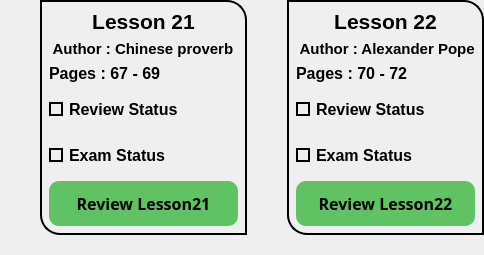
            <widget class="QWidget" name="widget_57" native="true">
             <property name="maximumSize">
              <size>
               <width>16777215</width>
               <height>280</height>
              </size>
             </property>
             <layout class="QHBoxLayout" name="horizontalLayout_13">
              <property name="spacing">
               <number>0</number>
              </property>
              <property name="leftMargin">
               <number>0</number>
              </property>
              <property name="topMargin">
               <number>0</number>
              </property>
              <property name="rightMargin">
               <number>0</number>
              </property>
              <property name="bottomMargin">
               <number>0</number>
              </property>
              <item>
               <widget class="QWidget" name="widget_61" native="true">
                <property name="styleSheet">
                 <string notr="true"/>
                </property>
                <layout class="QVBoxLayout" name="verticalLayout_47">
                 <property name="spacing">
                  <number>0</number>
                 </property>
                 <property name="leftMargin">
                  <number>40</number>
                 </property>
                 <property name="topMargin">
                  <number>0</number>
                 </property>
                 <property name="rightMargin">
                  <number>0</number>
                 </property>
                 <property name="bottomMargin">
                  <number>20</number>
                 </property>
                 <item>
                  <widget class="QWidget" name="widget_62" native="true">
                   <property name="styleSheet">
                    <string notr="true">border-bottom-left-radius:20px;
border-top-right-radius:20px;
border:2px solid black;
</string>
                   </property>
                   <layout class="QVBoxLayout" name="verticalLayout_48">
                    <item>
                     <widget class="QLabel" name="label_65">
                      <property name="font">
                       <font>
                        <family>Tahoma</family>
                        <pointsize>16</pointsize>
                        <bold>true</bold>
                       </font>
                      </property>
                      <property name="styleSheet">
                       <string notr="true">color:black;
border:none;</string>
                      </property>
                      <property name="text">
                       <string>Lesson 21</string>
                      </property>
                      <property name="alignment">
                       <set>Qt::AlignCenter</set>
                      </property>
                     </widget>
                    </item>
                    <item>
                     <widget class="QLabel" name="label_66">
                      <property name="minimumSize">
                       <size>
                        <width>0</width>
                        <height>5</height>
                       </size>
                      </property>
                      <property name="font">
                       <font>
                        <family>Tahoma</family>
                        <pointsize>11</pointsize>
                        <bold>true</bold>
                       </font>
                      </property>
                      <property name="styleSheet">
                       <string notr="true">color:black;
border:none;</string>
                      </property>
                      <property name="text">
                       <string> Author : Chinese proverb </string>
                      </property>
                      <property name="alignment">
                       <set>Qt::AlignLeading|Qt::AlignLeft|Qt::AlignVCenter</set>
                      </property>
                     </widget>
                    </item>
                    <item>
                     <widget class="QLabel" name="label_67">
                      <property name="minimumSize">
                       <size>
                        <width>0</width>
                        <height>0</height>
                       </size>
                      </property>
                      <property name="font">
                       <font>
                        <family>Tahoma</family>
                        <pointsize>12</pointsize>
                        <bold>true</bold>
                       </font>
                      </property>
                      <property name="styleSheet">
                       <string notr="true">color:black;
border:none;</string>
                      </property>
                      <property name="text">
                       <string>Pages : 67 - 69</string>
                      </property>
                      <property name="alignment">
                       <set>Qt::AlignBottom|Qt::AlignLeading|Qt::AlignLeft</set>
                      </property>
                     </widget>
                    </item>
                    <item>
                     <widget class="QCheckBox" name="checkBox41">
                      <property name="minimumSize">
                       <size>
                        <width>0</width>
                        <height>40</height>
                       </size>
                      </property>
                      <property name="font">
                       <font>
                        <family>Tahoma</family>
                        <pointsize>12</pointsize>
                        <bold>true</bold>
                       </font>
                      </property>
                      <property name="layoutDirection">
                       <enum>Qt::LeftToRight</enum>
                      </property>
                      <property name="styleSheet">
                       <string notr="true">QCheckBox::indicator {
	border:2px solid black;	

}
QCheckBox::indicator:checked {
    background-color: qradialgradient(spread:pad, 
                            cx:0.5,
                            cy:0.5,
                            radius:0.9,
                            fx:0.5,
                            fy:0.5,
                            stop:0 rgba(0, 255, 0, 255), 
                            stop:1 rgba(0, 64, 0, 255));
}

QCheckBox{
	color:black;
	border:none;
}
</string>
                      </property>
                      <property name="text">
                       <string>Review Status</string>
                      </property>
                      <property name="iconSize">
                       <size>
                        <width>40</width>
                        <height>40</height>
                       </size>
                      </property>
                      <property name="tristate">
                       <bool>false</bool>
                      </property>
                     </widget>
                    </item>
                    <item>
                     <widget class="QCheckBox" name="checkBox42">
                      <property name="minimumSize">
                       <size>
                        <width>0</width>
                        <height>40</height>
                       </size>
                      </property>
                      <property name="font">
                       <font>
                        <family>Tahoma</family>
                        <pointsize>12</pointsize>
                        <bold>true</bold>
                       </font>
                      </property>
                      <property name="styleSheet">
                       <string notr="true">QCheckBox::indicator {
	border:2px solid black;	
}
QCheckBox::indicator:checked {
    background-color: qradialgradient(spread:pad, 
                            cx:0.5,
                            cy:0.5,
                            radius:0.9,
                            fx:0.5,
                            fy:0.5,
                            stop:0 rgba(0, 255, 0, 255), 
                            stop:1 rgba(0, 64, 0, 255));
}
QCheckBox{
	color:black;
	border:none;
}</string>
                      </property>
                      <property name="text">
                       <string>Exam Status</string>
                      </property>
                     </widget>
                    </item>
                    <item>
                     <widget class="QPushButton" name="btn21">
                      <property name="minimumSize">
                       <size>
                        <width>0</width>
                        <height>45</height>
                       </size>
                      </property>
                      <property name="font">
                       <font>
                        <family>Sitka Small Semibold</family>
                        <pointsize>12</pointsize>
                        <bold>true</bold>
                       </font>
                      </property>
                      <property name="cursor">
                       <cursorShape>PointingHandCursor</cursorShape>
                      </property>
                      <property name="styleSheet">
                       <string notr="true">border:none;
border-radius:10px;
color:black;
background-color: rgb(96, 195, 99);</string>
                      </property>
                      <property name="text">
                       <string>Review Lesson21</string>
                      </property>
                     </widget>
                    </item>
                   </layout>
                  </widget>
                 </item>
                </layout>
               </widget>
              </item>
              <item>
               <widget class="QWidget" name="widget_59" native="true">
                <property name="styleSheet">
                 <string notr="true"/>
                </property>
                <layout class="QVBoxLayout" name="verticalLayout_45">
                 <property name="spacing">
                  <number>0</number>
                 </property>
                 <property name="leftMargin">
                  <number>40</number>
                 </property>
                 <property name="topMargin">
                  <number>0</number>
                 </property>
                 <property name="rightMargin">
                  <number>0</number>
                 </property>
                 <property name="bottomMargin">
                  <number>20</number>
                 </property>
                 <item>
                  <widget class="QWidget" name="widget_60" native="true">
                   <property name="styleSheet">
                    <string notr="true">border-bottom-left-radius:20px;
border-top-right-radius:20px;
border:2px solid black;
</string>
                   </property>
                   <layout class="QVBoxLayout" name="verticalLayout_46">
                    <item>
                     <widget class="QLabel" name="label_62">
                      <property name="font">
                       <font>
                        <family>Tahoma</family>
                        <pointsize>16</pointsize>
                        <bold>true</bold>
                       </font>
                      </property>
                      <property name="styleSheet">
                       <string notr="true">color:black;
border:none;</string>
                      </property>
                      <property name="text">
                       <string>Lesson 22</string>
                      </property>
                      <property name="alignment">
                       <set>Qt::AlignCenter</set>
                      </property>
                     </widget>
                    </item>
                    <item>
                     <widget class="QLabel" name="label_63">
                      <property name="minimumSize">
                       <size>
                        <width>0</width>
                        <height>5</height>
                       </size>
                      </property>
                      <property name="font">
                       <font>
                        <family>Tahoma</family>
                        <pointsize>11</pointsize>
                        <bold>true</bold>
                       </font>
                      </property>
                      <property name="styleSheet">
                       <string notr="true">color:black;
border:none;</string>
                      </property>
                      <property name="text">
                       <string> Author : Alexander Pope</string>
                      </property>
                      <property name="alignment">
                       <set>Qt::AlignLeading|Qt::AlignLeft|Qt::AlignVCenter</set>
                      </property>
                     </widget>
                    </item>
                    <item>
                     <widget class="QLabel" name="label_64">
                      <property name="minimumSize">
                       <size>
                        <width>0</width>
                        <height>0</height>
                       </size>
                      </property>
                      <property name="font">
                       <font>
                        <family>Tahoma</family>
                        <pointsize>12</pointsize>
                        <bold>true</bold>
                       </font>
                      </property>
                      <property name="styleSheet">
                       <string notr="true">color:black;
border:none;</string>
                      </property>
                      <property name="text">
                       <string>Pages : 70 - 72</string>
                      </property>
                      <property name="alignment">
                       <set>Qt::AlignBottom|Qt::AlignLeading|Qt::AlignLeft</set>
                      </property>
                     </widget>
                    </item>
                    <item>
                     <widget class="QCheckBox" name="checkBox43">
                      <property name="minimumSize">
                       <size>
                        <width>0</width>
                        <height>40</height>
                       </size>
                      </property>
                      <property name="font">
                       <font>
                        <family>Tahoma</family>
                        <pointsize>12</pointsize>
                        <bold>true</bold>
                       </font>
                      </property>
                      <property name="layoutDirection">
                       <enum>Qt::LeftToRight</enum>
                      </property>
                      <property name="styleSheet">
                       <string notr="true">QCheckBox::indicator {
	border:2px solid black;	

}
QCheckBox::indicator:checked {
    background-color: qradialgradient(spread:pad, 
                            cx:0.5,
                            cy:0.5,
                            radius:0.9,
                            fx:0.5,
                            fy:0.5,
                            stop:0 rgba(0, 255, 0, 255), 
                            stop:1 rgba(0, 64, 0, 255));
}

QCheckBox{
	color:black;
	border:none;
}
</string>
                      </property>
                      <property name="text">
                       <string>Review Status</string>
                      </property>
                      <property name="iconSize">
                       <size>
                        <width>40</width>
                        <height>40</height>
                       </size>
                      </property>
                      <property name="tristate">
                       <bool>false</bool>
                      </property>
                     </widget>
                    </item>
                    <item>
                     <widget class="QCheckBox" name="checkBox44">
                      <property name="minimumSize">
                       <size>
                        <width>0</width>
                        <height>40</height>
                       </size>
                      </property>
                      <property name="font">
                       <font>
                        <family>Tahoma</family>
                        <pointsize>12</pointsize>
                        <bold>true</bold>
                       </font>
                      </property>
                      <property name="styleSheet">
                       <string notr="true">QCheckBox::indicator {
	border:2px solid black;	
}
QCheckBox::indicator:checked {
    background-color: qradialgradient(spread:pad, 
                            cx:0.5,
                            cy:0.5,
                            radius:0.9,
                            fx:0.5,
                            fy:0.5,
                            stop:0 rgba(0, 255, 0, 255), 
                            stop:1 rgba(0, 64, 0, 255));
}
QCheckBox{
	color:black;
	border:none;
}</string>
                      </property>
                      <property name="text">
                       <string>Exam Status</string>
                      </property>
                     </widget>
                    </item>
                    <item>
                     <widget class="QPushButton" name="btn22">
                      <property name="minimumSize">
                       <size>
                        <width>0</width>
                        <height>45</height>
                       </size>
                      </property>
                      <property name="font">
                       <font>
                        <family>Sitka Small Semibold</family>
                        <pointsize>12</pointsize>
                        <bold>true</bold>
                       </font>
                      </property>
                      <property name="cursor">
                       <cursorShape>PointingHandCursor</cursorShape>
                      </property>
                      <property name="styleSheet">
                       <string notr="true">border:none;
border-radius:10px;
color:black;
background-color: rgb(96, 195, 99);</string>
                      </property>
                      <property name="text">
                       <string>Review Lesson22</string>
                      </property>
                     </widget>
                    </item>
                   </layout>
                  </widget>
                 </item>
                </layout>
               </widget>
              </item>
             </layout>
            </widget>
